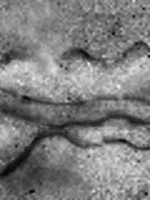
#> input picture notebooks/data/layers.png, 150 x 200 px
$ jupyter execute --allow-errors DetectLayers.ipynb
#> lines starting #> are read from the running program, lines starting #| are printed output that depends on the picture
# Layered examples
*Author: Niels Jeppesen (niejep@dtu.dk)*

Load essential modules for loading and showing data.

[cell 1]
import numpy as np
import matplotlib.pyplot as plt
from skimage.io import imread

[cell 2]
# Load data.
path = './data/layers.png'
data = imread(path).astype(np.int32)
#> data: shape (200, 150) int32; min 5, max 251, mean 125.7

# Show image.
plt.imshow(data, cmap='gray')
plt.show()

## Detect one layer

[cell 3]
from slgbuilder import GraphObject, MaxflowBuilder

Let's create an object that represent the layer we're trying a segment. Here we are only segmenting one layer. The image data is passed directly to the ```GraphObject```. By default, it assumes data is structured on a regular index grid.

#> (a cell that did not finish here is left out)

Next we create the ```MaxflowBuilder``` and add the layer. Then we add layered cost and smoothness. Edges are added automatically for when calling ```add_layered_boundary_cost``` and ```add_layered_smoothness```. By default these edges are added for all object previously added to the ```MaxflowBuilder```. However, it is possible to add the edges for specific object only, by passing a list of objects to the function. The graph structure is based on [Li et al](https://doi.org/10.1109/TPAMI.2006.19).

#> (a cell that did not finish here is left out)

The graph is cut using the [Maxflow](https://github.com/Skielex/maxflow) algorithm to get the maximum flow/minimum cut. This algorithm will find the global optimal solution to the binary segmentation problem.

#> (a cell that did not finish here is left out)

Get segmentation for layer 1 and display it.

#> (a cell that did not finish here is left out)

## Detect multiple layers

This time we will create four objects, as we want to segment four different layers. Although our graph cut is still binary, we will create the graph so that we get a multi-label segmentation.

[cell 8]
layers = []
#> (the rest of this cell did not finish here and is left out)

We create the ```MaxflowBuilder``` and add all layers to the graph. We then add boundary costs and smoothness as before. This time we specify the smoothness (```delta```) to allow less smooth surfaces than before (default: ```delta = 1```).

#> (a cell that did not finish here is left out)

We've added the layers to the graph, but because they all are based on the same data, and there are no interaction contraints between the layers, they would all result in the exact same segmentation. This is *not* what we want.
We want the layers to be separated by a certain distance. Luckily, [Li et al](https://doi.org/10.1109/TPAMI.2006.19). describe how to enforce a minimum distance between the layers. This technique has been implemented in ```add_layered_containment```, which takes an *outer* and an *inner* ```GraphObject``` and lets you specify both a minimum and maximum distance/margin between them. In this case we will only specify a minimum margin.

Let's add the interactions and call ```maxflow```.

[cell 10]
for i in range(len(layers)-1):
    helper.add_layered_containment(layers[i], layers[i+1], min_margin=10)

#> (a cell that did not finish here is left out)

We can now get the segmentations for all layers and show them. Notice that the blue line, representing the first layers is the furthest down, or outermost.

[cell 12]
segmentations = [helper.what_segments(l).astype(np.int32) for l in layers]
segmentation_lines = [np.argmin(s, axis=0) - 0.5 for s in segmentations]

# Draw results.
plt.figure(figsize=(10, 10))
ax = plt.subplot(1, 3, 1)
ax.imshow(data, cmap='gray')
ax = plt.subplot(1, 3, 2)
#> (the rest of this cell did not finish here and is left out)

Here we segmenting 2D images, but the ```slgbuilder``` module actually supports N-D data. If ```data``` was a 3D ```ndarray``` the code would still work 'as is'. The surfaces are always found on the first axis of the input data.

As an example lets create a small volume from the same data as before and segment it.

[cell 13]
# Create volume from data, by simply repeating data.
data_vol = np.repeat(data[..., np.newaxis], 4, axis=-1)
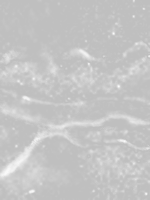
#> data_vol: shape (200, 150, 4) int32; mean of channels 0, 1, 2, 3 125.7, 125.7, 125.7, 125.7; transparent parts drawn white

print('Volume shape:', data_vol.shape)
#| Volume shape: (200, 150, 4)
ax = plt.subplot(1, 1, 1, title='Slice 2')
ax.imshow(data_vol[..., 2], cmap='gray')
plt.show()
